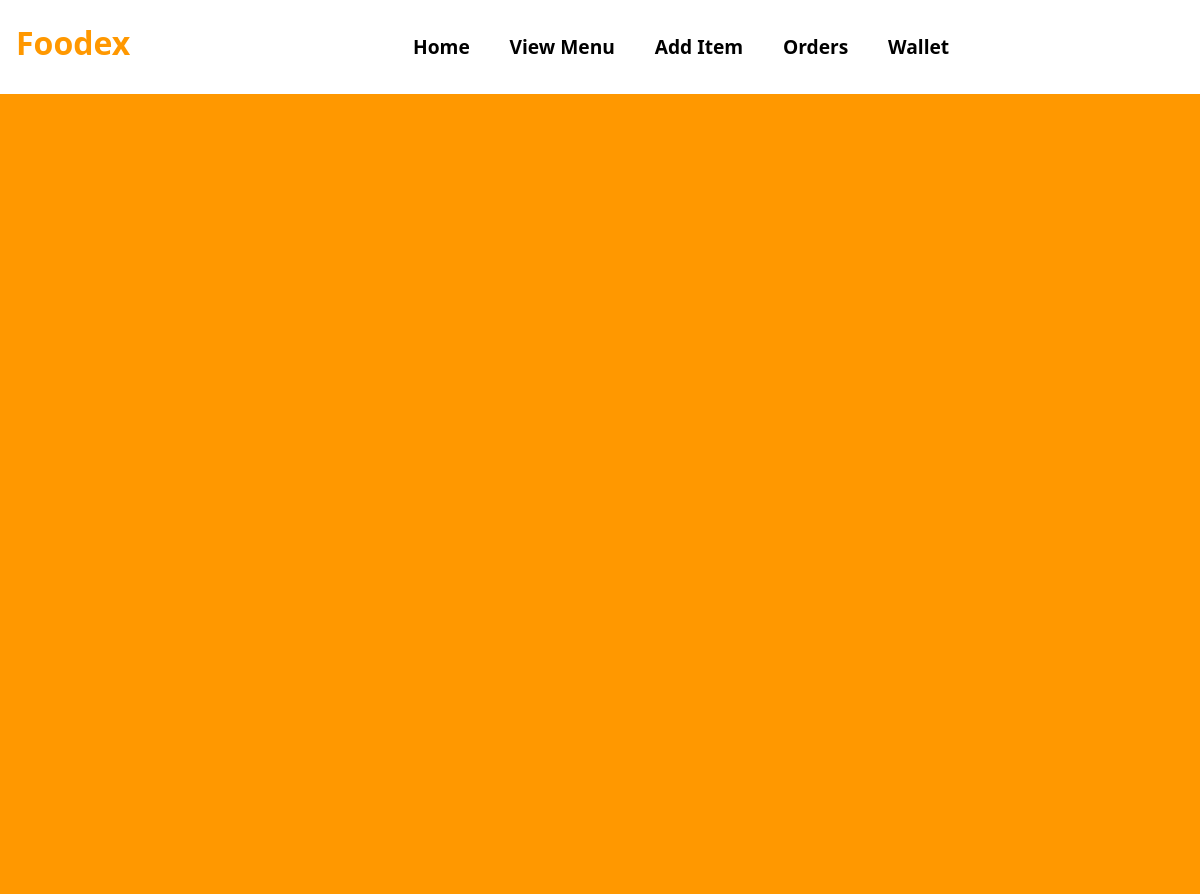
Page /Edit-Item?id=3 on the earlier database version.
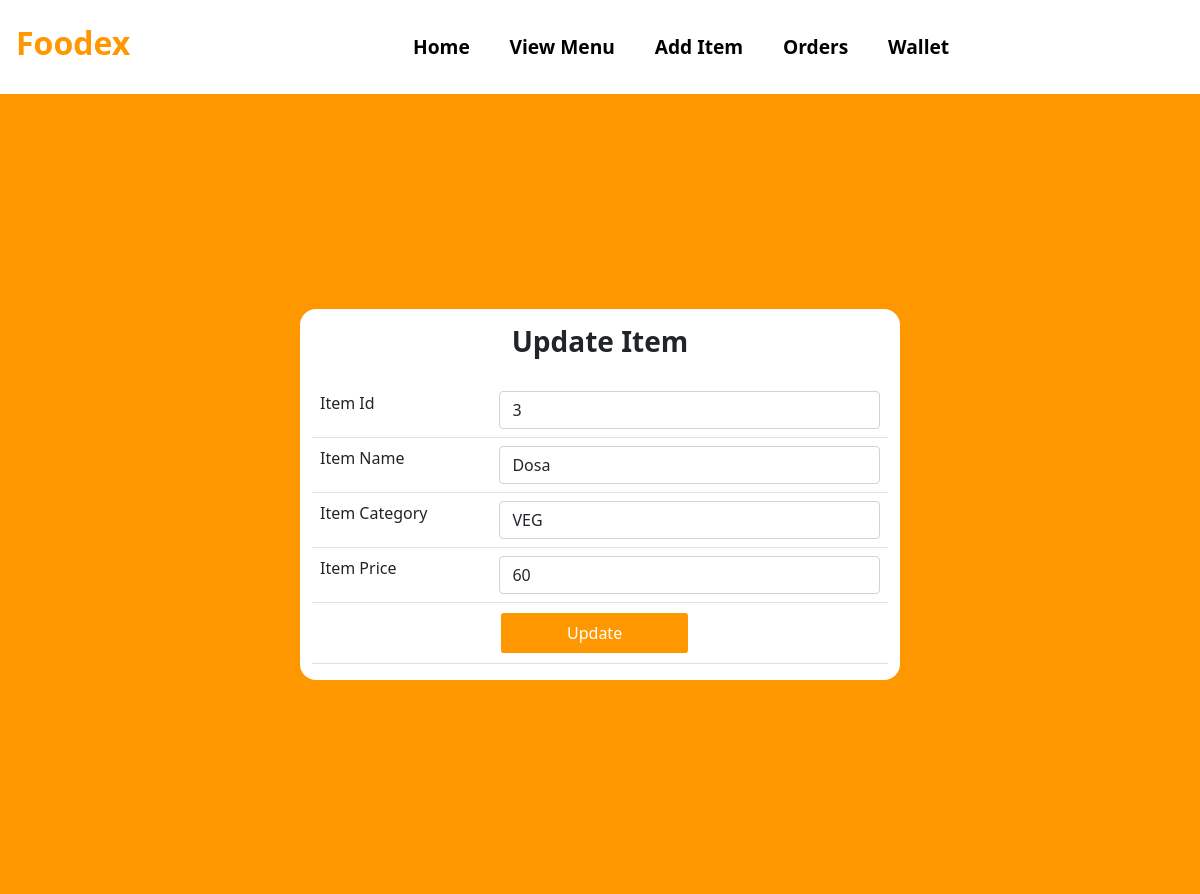
Same page on the later database version.
### tables this page shows
CREATE TABLE MENU(
                        ITEM_ID INTEGER PRIMARY KEY AUTOINCREMENT,
                        ITEM_NAME TEXT,
                        ITEM_CATEGORY TEXT,
                        ITEM_PRICE INTEGER,
                        RESTAURANT_ID INTEGER,
                        FOREIGN KEY(RESTAURANT_ID) REFERENCES RESTAURANT(RESTAURANT_ID)
                       );

### app.py (the view)
@app.route("/Edit-Item")
def Edit_Item():
    getid = str(request.args.get('id'))
    cursor = connection.cursor()
    cursor.execute("SELECT * FROM MENU where ITEM_ID=" + getid)
    result = cursor.fetchall()
    return render_template("Update_Menu_Item.html", Item=result)

### templates/Update_Menu_Item.html (shortened to what this page needs)
<!DOCTYPE html>
<html lang="en">
<head>
    <link href="https://cdn.jsdelivr.net/npm/bootstrap@5.1.3/dist/css/bootstrap.min.css" rel="stylesheet">
    <link rel= "stylesheet" type= "text/css" href= "{{ url_for('static',filename='Styles.css') }}">
</head>
<body>
<nav class="navbar navbar-expand-lg bg-white">
  <h3 class="navbar-brand Logo" style="color:#ff9800;font-size: 2rem;"href="#">Foodex</h3>
    <div class="container">
  <div class="collapse navbar-collapse" id="navbarSupportedContent">
    <ul class="navbar-nav mr-auto nav-links">
        <li class="nav-item">
        <a class="nav-link nav-link-btn" href="/Resturant-Dashboard">Home</a>
      </li>
      <li class="nav-item">
        <a class="nav-link nav-link-btn" href="/View-Menu">View Menu</a>
      </li>
      <li class="nav-item">
        <a class="nav-link nav-link-btn" href="/Add-Item">Add Item</a>
      </li>
        <li class="nav-item">
        <a class="nav-link nav-link-btn" href="/Resturant-Orders">Orders</a>
      </li>
        <li class="nav-item">
        <a class="nav-link nav-link-btn" href="/Resturant-Wallet">Wallet</a>
      </li>
    </ul>
  </div>
     </div>
</nav>
  <div class="ToCenter" style="background:#ff9800;">
    <div class="container">
        <div class="row">
            <div class="col">
                <form action="/Update-Item" method="POST">
                    {% for i in Item %}
                    <table class="table">
                      <tr>
                        <h3 class="Logo">Update Item</h3>
                      </tr>
                        <tr>
                            <td>Item Id</td>
                            <td> <input type="text" name="ITEM_ID" class="form-control" value="{{i[0]}}"> </td>
                        </tr>
                        <tr>
                            <td>Item Name</td>
                            <td> <input type="text" name="ITEM_NAME" class="form-control" value="{{i[1]}}"> </td>
                        </tr>
                        <tr>
                            <td>Item Category</td>
                            <td> <input type="text" name="ITEM_CATEGORY" class="form-control" value="{{i[2]}}"> </td>
                        </tr>
                        <tr>
                            <td>Item Price</td>
                            <td> <input type="text" name="ITEM_PRICE" class="form-control" value="{{i[3]}}"> </td>
                        </tr>
                        <tr>
                            <td></td>
                            <td><button type="submit" class="Submit-btn" style="background:#ff9800;">Update</button></td>
                        </tr>
                    </table>
                    {% endfor %}
                </form>
            </div>
        </div>
    </div>
    </div>
</body>
</html>

Differences in the rows shown:
added MENU: ITEM_ID "3", ITEM_NAME "Dosa", ITEM_CATEGORY "VEG", ITEM_PRICE "60"
